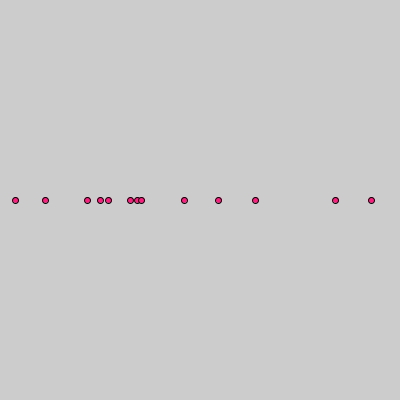
Frame 1 (no input)
Frame 60 (the mouse pressed at the canvas centre just before this capture): identical to frame 1, image omitted
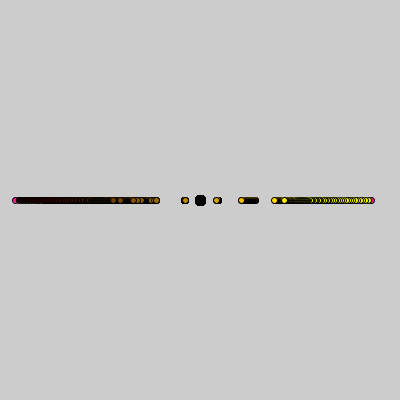
Frame 120 (the mouse held since frame 60 and released just before this capture)

The Processing sketch that drew these frames (run headless with seeded random() and noise(); from frame 60 on, the mouse is pressed at the canvas centre):

// Processing sketch: sketch_math
// ── sketch_math.pde
float mouseXPos;

float minDif, maxDif, difference;

float scaleFactor;
float scaleFMin, scaleFMax;

FloatList points = new FloatList();
FloatList pointsScaled = new FloatList();

float scaledPoint;

int mouseCount;
float mouseHeld;

void setup() {

  size( 400, 400 );

  setPointsPositions();
  println( points );
}

void draw() {

  if ( mousePressed ) {
    
    pointsScaled.clear();

    mouseXPos = mouseX;

    // mouse cirlce
    fill( 0 );
    circle( mouseX, mouseY, 10);

    for ( int i = 0; i < points.size(); i++ ) {


      difference = mouseXPos - points.get( i );


      // scale factor will need to be updated when the dot makes each new position 
      scaleFactor = abs( difference ) * ( 0.0001 + mouseHeld );
      float newX = points.get( i ) + difference * scaleFactor;

      //scaledPoint = points.get( i ) * difference ;

      pointsScaled.append( newX );
      points.set( i, newX );

      fill( points.get( i ), - 50 + points.get( i ), 0 );
      circle( pointsScaled.get(i), ( mouseY ), 6 );
    }
  }
}

void setPointsPositions() {

  
  for ( int i = 0; i < 13; i ++ ) {
    float point = map( random( width ), 0, width, 10, width - 10 );
    println( point );
    points.append( point );
    fill( 255, 28 + ( mouseCount * 20 ), 126 - ( mouseCount * 20 ));
    circle( points.get(i), ( mouseCount * 4 ) + ( height/2 ) , 6 );
  }
  println( mouseCount, points );

}
void mouseReleased() {

  points.clear();
  setPointsPositions();
  
}

void mousePressed() {

  pointsScaled.clear();
  mouseCount++;
  mouseXPos = mouseX;

  // mouse cirlce
  fill( 0 );
  circle( mouseX, mouseY, 10);

  // min & max Point logs
  /*
  float minPoint = points.min();
   float maxPoint = points.max();
   println( minPoint, maxPoint );
   minDif = mouseXPos - minPoint;
   
   println( mouseXPos, "minDif : " + minDif );
   maxDif = maxPoint - mouseXPos;
   println( mouseXPos, "maxDif : " + maxDif );
   
   scaleFMin = minDif * 0.1;
   scaleFMax = maxDif * 0.1;
   
   println( " scale factor min : " +  scaleFMin, " scale factor max : " + scaleFMax );
   

  for ( int i = 0; i < points.size(); i++ ) {

    //if ( points.get( i ) < mouseXPos ) {

    //difference = points.get( i ) - mouseXPos;

    println(" difference at " +  i + " point :  " + points.get( i ) + " : " + difference );
    //} else {

    difference = mouseXPos - points.get( i );

    //  println(" difference at " +  i + " point :  " + points.get( i ) + " : " + difference );
    //}

    // all negative numbers

    scaleFactor = abs( difference ) * ( 0.0001 + mouseHeld );
    float newX = points.get( i ) + difference * scaleFactor;

    //scaledPoint = points.get( i ) * difference ;

    pointsScaled.append( newX );

    fill( points.get( i ), - 50 + points.get( i ), 0 );
    circle( pointsScaled.get(i), ( mouseY ) + ( mouseCount * 5), 6 );
  }

  println( pointsScaled );
  */
}
